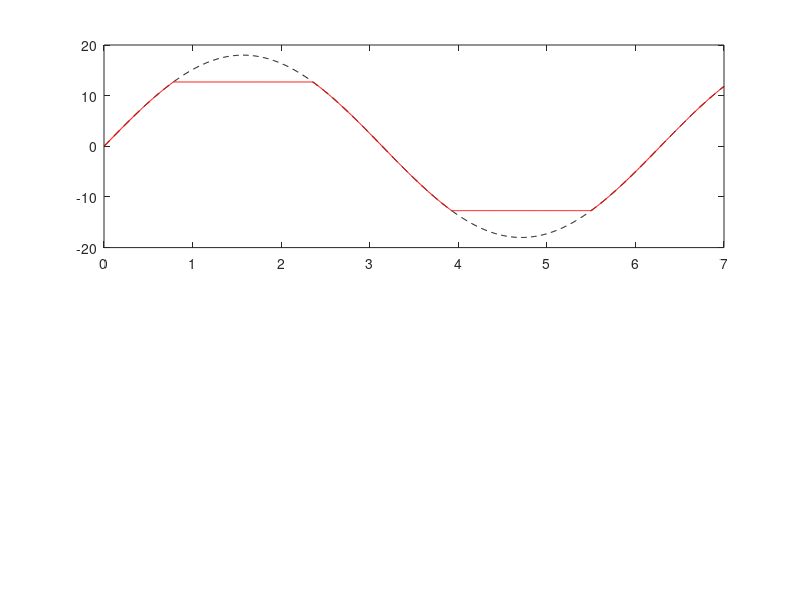

Reproduce this figure in MATLAB.
% script RR_Ex10_14_zener_clipper
%% Renaissance Repository, https://github.com/tbewley/RR/tree/main/Renaissance_Robotics/RR_chap09
%% Copyright 2024 by Thomas Bewley, published under BSD 3-Clause License.

clear, close all, R=1000; Tmax=7; N=1000; omega=Tmax/N; A=18;
Vd=0.7; Vbr=12; Vmax=Vbr+Vd;
for i=1:N
  omega_t(i)=(i-1)/(N-1)*Tmax;
  Vi(i)=A*sin(omega_t(i));
  if     Vi(i)>Vmax,  Vo(i)=Vmax;
  elseif Vi(i)<-Vmax, Vo(i)=-Vmax;
  else   Vo(i)=Vi(i); end
end
figure(1), subplot(2,1,1); plot(omega_t,Vi,'k--'),  hold on
           plot(omega_t,Vo,'r-')
